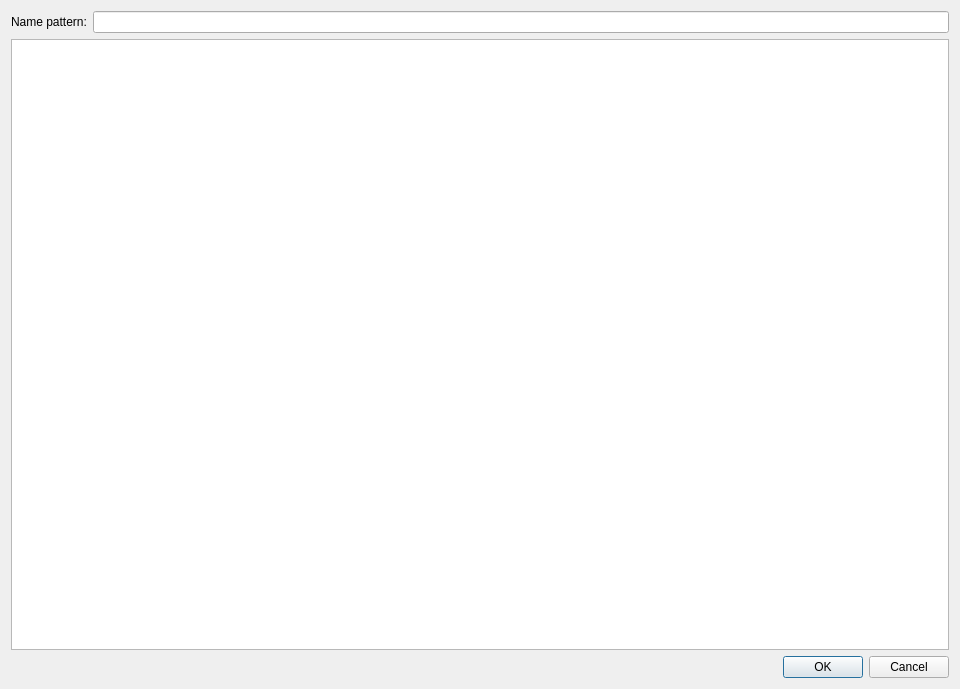
<?xml version="1.0" encoding="UTF-8"?>
<ui version="4.0">
 <class>BatchRenameDialog</class>
 <widget class="QDialog" name="BatchRenameDialog">
  <property name="geometry">
   <rect>
    <x>0</x>
    <y>0</y>
    <width>960</width>
    <height>689</height>
   </rect>
  </property>
  <property name="windowTitle">
   <string>Dialog</string>
  </property>
  <layout class="QGridLayout" name="gridLayout">
   <item row="3" column="1">
    <widget class="QDialogButtonBox" name="buttonBox">
     <property name="orientation">
      <enum>Qt::Horizontal</enum>
     </property>
     <property name="standardButtons">
      <set>QDialogButtonBox::Cancel|QDialogButtonBox::Ok</set>
     </property>
    </widget>
   </item>
   <item row="2" column="0" colspan="2">
    <widget class="QTableView" name="tableView">
     <property name="selectionMode">
      <enum>QAbstractItemView::SingleSelection</enum>
     </property>
     <property name="selectionBehavior">
      <enum>QAbstractItemView::SelectRows</enum>
     </property>
     <property name="showGrid">
      <bool>false</bool>
     </property>
     <attribute name="verticalHeaderVisible">
      <bool>false</bool>
     </attribute>
    </widget>
   </item>
   <item row="0" column="0">
    <widget class="QLabel" name="label">
     <property name="toolTip">
      <string>&lt;html&gt;&lt;head/&gt;&lt;body&gt;&lt;p&gt;&lt;br/&gt;&lt;/p&gt;&lt;/body&gt;&lt;/html&gt;</string>
     </property>
     <property name="text">
      <string>Name pattern:</string>
     </property>
    </widget>
   </item>
   <item row="0" column="1">
    <widget class="QLineEdit" name="renamePattern"/>
   </item>
  </layout>
 </widget>
 <resources/>
 <connections>
  <connection>
   <sender>buttonBox</sender>
   <signal>accepted()</signal>
   <receiver>BatchRenameDialog</receiver>
   <slot>accept()</slot>
   <hints>
    <hint type="sourcelabel">
     <x>350</x>
     <y>653</y>
    </hint>
    <hint type="destinationlabel">
     <x>157</x>
     <y>274</y>
    </hint>
   </hints>
  </connection>
  <connection>
   <sender>buttonBox</sender>
   <signal>rejected()</signal>
   <receiver>BatchRenameDialog</receiver>
   <slot>reject()</slot>
   <hints>
    <hint type="sourcelabel">
     <x>418</x>
     <y>659</y>
    </hint>
    <hint type="destinationlabel">
     <x>286</x>
     <y>274</y>
    </hint>
   </hints>
  </connection>
 </connections>
</ui>
